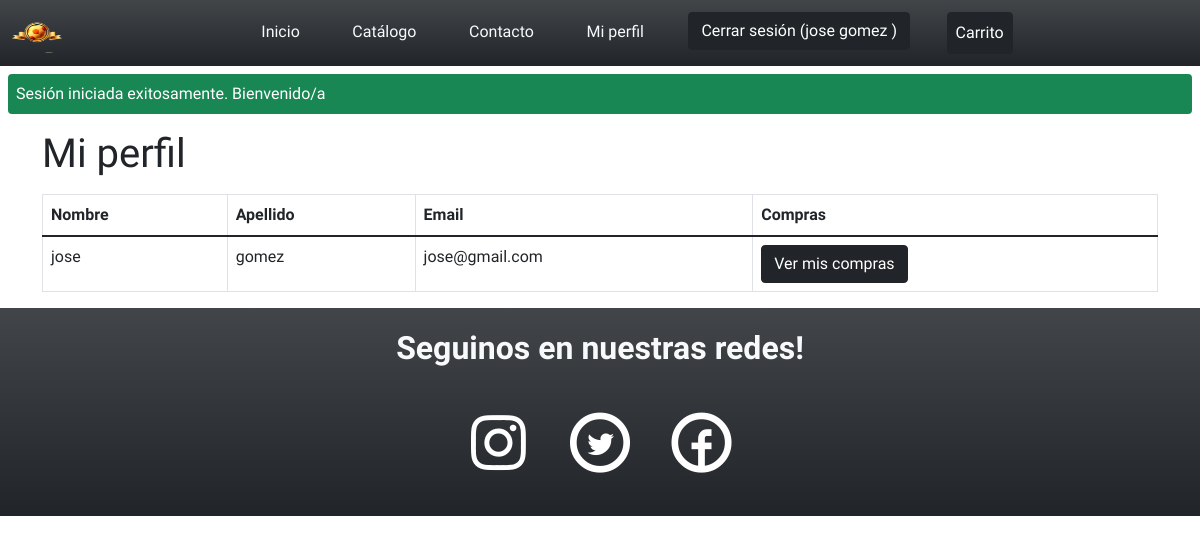
The page /sitio/index.php?seccion=perfil (signed in) on the database its author committed.
### tables this page shows
CREATE TABLE `usuarios` (
  `usuario_id` mediumint(8) UNSIGNED NOT NULL,
  `nombre` varchar(75) NOT NULL,
  `apellido` varchar(75) NOT NULL,
  `email` varchar(255) NOT NULL,
  `password` varchar(255) NOT NULL,
  `rol_fk` tinyint(3) UNSIGNED NOT NULL DEFAULT 2
);

### sitio/bootstrap/autoload.php (called while the page is built, shortened)
<?php
spl_autoload_register(function ($className){
    $className = substr($className, 11);
    $filename = __DIR__ . '/../clases/' . $className . '.php';
    $filename = str_replace(['\\', '/'], DIRECTORY_SEPARATOR, $filename);
});

### sitio/clases/Auth/Autenticacion.php (called while the page is built, shortened)
<?php
class Autenticacion {
    public function estaAutenticado(): bool {
        return isset($_SESSION['usuario_id']);
    }
    public function esAdmin(): bool {
        return $_SESSION['rol_id'] === 1;
    }
    public function getUsuario(): ?Usuario {
        return $this->estaAutenticado() ?
        (new Usuario)->obtenerPorId($_SESSION['usuario_id']) : null;
    }
}

### sitio/clases/Modelos/ModeloBase.php (called while the page is built, shortened)
<?php
class ModeloBase {
    protected string $table = "";
    protected string $primaryKey = "";
    public function obtenerPorId(int $id): ?self {
        $db = DBConexion::getConexion();
        $query = "SELECT * FROM {$this->table}
                WHERE {$this->primaryKey} = ?";
        $stmt = $db->prepare($query);
        $stmt->execute([$id]);
        $stmt->setFetchMode(PDO::FETCH_CLASS, static::class);
        $obj = $stmt->fetch();
        return $obj ? $obj : null;
    }
}

### sitio/clases/Modelos/Usuario.php (called while the page is built, shortened)
<?php
class Usuario extends ModeloBase {
    protected string $nombre;
    protected string $apellido;
    protected string $email;
    public function getNombre() : string {
        return $this->nombre;
    }
    public function getApellido() : string {
        return $this->apellido;
    }
    public function getEmail() : string {
        return $this->email;
    }
}

### sitio/index.php (the view, shortened to what this page needs)
<?php
require_once __DIR__ . '/bootstrap/autoload.php';
$seccion = $_GET['seccion'] ?? 'home';
$autenticacion = new \FutHistory\Auth\Autenticacion;
$mensajeExito = $_SESSION['mensaje-exito'] ?? null;
$cantidadTotal = 0;
?>
<!DOCTYPE html>
<html lang="es">
<head>
    <link href="https://cdn.jsdelivr.net/npm/bootstrap@5.1.3/dist/css/bootstrap.min.css" rel="stylesheet">
    <link rel="stylesheet" href="css/fontello-426f74db/css/fontello.css">
    <link rel="stylesheet" href="css/estilos.css">
</head>
<body>
    <header>
        <nav class="navbar navbar-expand-lg navbar-light bg-dark bg-gradient text-light">
            <div class="container-fluid ">
                <img class="navbar-brand" src="img/logo.png" alt="Logo FutHistory" width="50" height="50">
                <div class="collapse navbar-collapse" id="navbarNav">
                    <ul class="navbar-nav w-75 mx-auto d-flex justify-content-evenly">
                        <li class="nav-item">
                            <a class="nav-link  text-light" href="index.php?seccion=home">Inicio</a>
                        </li>
                        <li class="nav-item">
                            <a class="nav-link  text-light" href="index.php?seccion=items">Catálogo</a>
                        </li>
                        <li class="nav-item">
                            <a class="nav-link  text-light" href="index.php?seccion=form">Contacto</a>
                        </li>
                        <?php
                        if($autenticacion->estaAutenticado()):
                        ?>
                            <li class="nav-item">
                                <a class="nav-link  text-light" href="index.php?seccion=perfil">Mi perfil</a>
                            </li>
                            <li class="nav-item">
                                <form action="acciones/auth-cerrar-sesion.php" method="post">
                                    <button type="submit" class="btn btn-dark">Cerrar sesión (<?= $autenticacion->getUsuario()->getNombre();?> <?= $autenticacion->getUsuario()->getApellido();?> )</button>
                                </form>
                            </li>
                        <?php
                        endif;
                        ?>
                        <?php
                        if($autenticacion->estaAutenticado() && !$autenticacion->esAdmin()):
                        ?>
                            <li class="">
                                <a href="index.php?seccion=carrito" class="btn btn-dark p-2">Carrito <?=isset($_SESSION['carrito']) ? "(" . $cantidadTotal . ")" : ""; ?></a>
                            </li>
                        <?php
                        endif;
                        ?>
                    </ul>
                </div>
            </div>
        </nav>
    </header>
    <main id="main">
        <?php
        if($mensajeExito):
        ?>
            <div class="m-2 p-2 bg-success text-white rounded "><?=$mensajeExito;?></div>
        <?php
        endif;
        ?>
        <?php
        $filename = __DIR__ . '/secciones/' . $seccion . '.php' ;
        if (file_exists($filename)) {
            require $filename;
        } else {
            require __DIR__ . '/secciones/404.php' ;
        }
        ?>
    </main>
    <footer class=" mt-0 p-3 bg-dark bg-gradient text-light">
        <p class="fs-2 text-center fw-bold ">Seguinos en nuestras redes!</p>
        <ul class="m-0 p-2 list-unstyled text-center">
            <li class="list-inline-item"><i class="iconos icon-instagram"><a href="#"></a></i></li>
            <li class="list-inline-item"><i class="iconos icon-twitter-circled"><a href="#"></a></i></li>
            <li class="list-inline-item"><i class="iconos icon-facebook-circled"><a href="#"></a></i></li>
        </ul>
    </footer>
</body>
</html>

### sitio/secciones/perfil.php (shortened to what this page needs)
<?php
$autenticacion = new Autenticacion;
$usuario = $autenticacion->getUsuario();
?>
<section class="container my-3">
    <h1>Mi perfil</h1>
    <table class="table table-hover table-bordered my-3">
        <thead>
            <th>Nombre</th>
            <th>Apellido</th>
            <th>Email</th>
            <?php
            if(!$autenticacion->esAdmin()):
            ?>
                <th>Compras</th>
            <?php
            endif;
            ?>
        </thead>
        <tbody>
            <td><?= $usuario->getNombre();?></td>
            <td><?= $usuario->getApellido();?></td>
            <td><?= $usuario->getEmail();?></td>
            <?php
            if(!$autenticacion->esAdmin()):
            ?>
                <td>
                    <a href="index.php?seccion=mis-compras" class="btn btn-dark my-auto mx-auto">Ver mis compras</a>
                </td>
            <?php
            endif;
            ?>
        </tbody>
    </table>
</section>

### sitio/css/estilos.css (style rules this page uses)
* { margin: 0; padding: 0; box-sizing: border-box; font-family: 'Caudex', serif; }
.iconos { color: rgb(255, 255, 255); font-size: 4rem; }

### rows shown on the page
usuarios: nombre "jose", apellido "gomez", email "jose@gmail.com"

### other values the page prints
$mensajeExito "Sesión iniciada exitosamente. Bienvenido/a"
